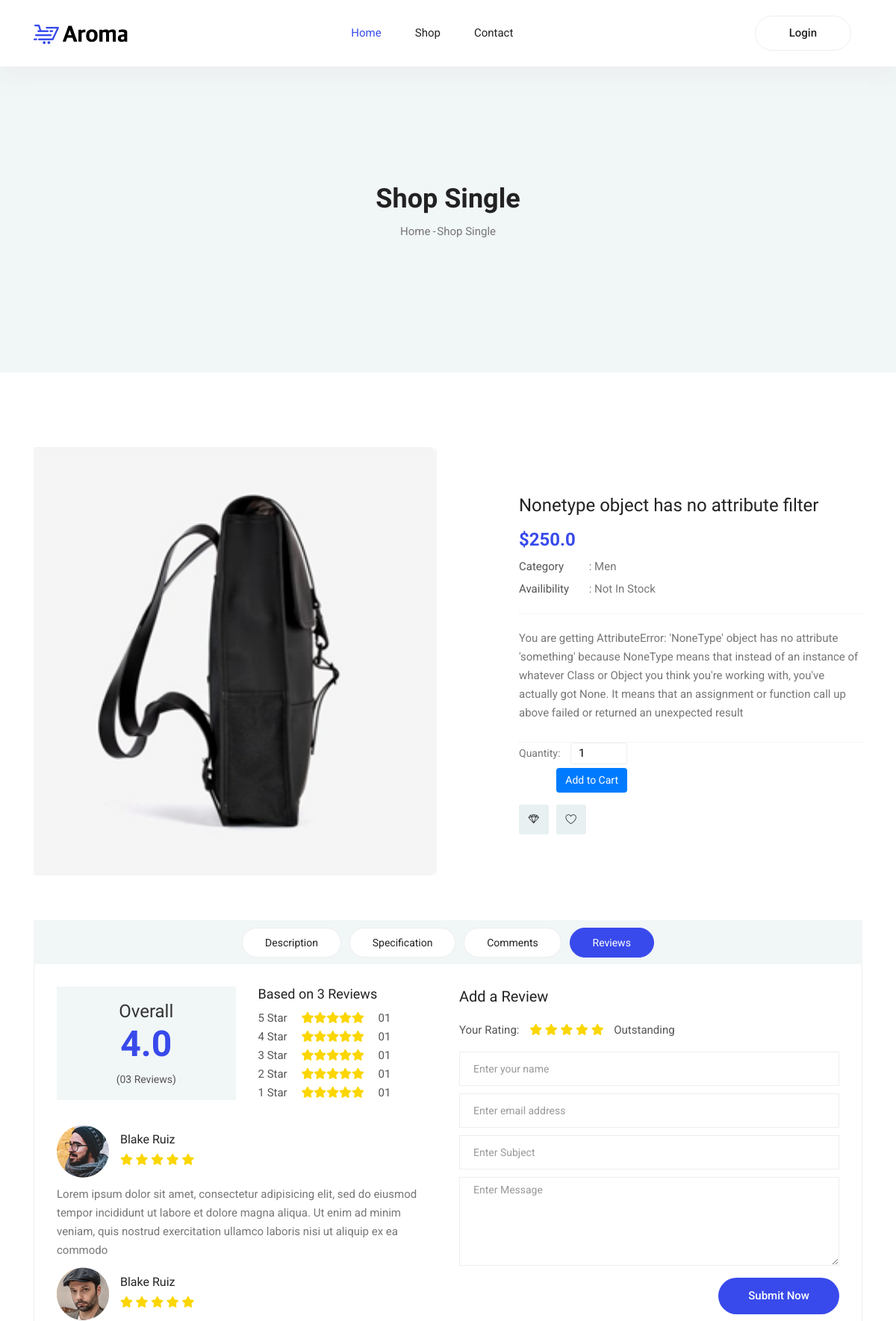
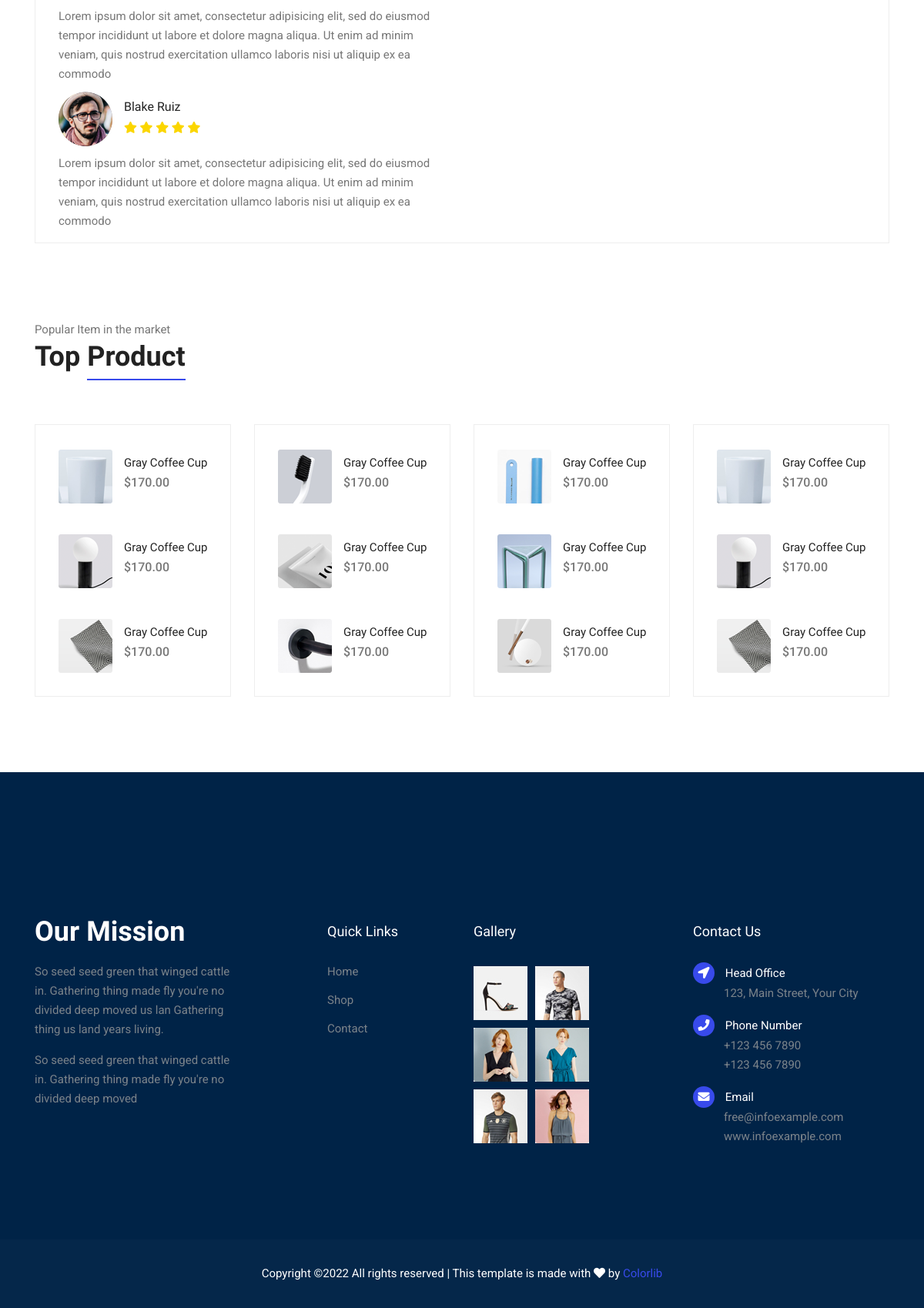
Screenshot of /single-product/Nonetype-object-has-no-attribute-filter/2 with the database file from the repository (2 pictures, top to bottom).
### store/models.py (models this page shows, shortened)
class Item(models.Model):
    title = models.CharField(max_length=150)
    slug = models.SlugField()
    price = models.FloatField()
    categories = models.ForeignKey(Category, on_delete=models.CASCADE, blank=True, null=True)
    mojodi = models.BooleanField(default=True)
    image = models.ImageField(upload_to='Product Image', blank=True, null=True)
    text = models.TextField()
    description = models.TextField()
    active = models.BooleanField(default=False)
    objects = Manager()

class Category(models.Model):
    category_name = models.CharField(max_length=100)
    category_slug = models.SlugField(max_length=100)
    def __str__(self):
        return self.category_name

### store/views.py (the view)
# urls.py: path('single-product/<slug:slug>/<int:pk>', views.SingleProduct.as_view(), name='single-product'),
class SingleProduct(View):
    template_name = 'single-product.html'
    def get(self, request, slug, pk):
        product = get_object_or_404(Product, slug=slug, id=pk, active=True)
        c = {
            'details': None,
            'product':product,
            'new_order_form' : forms.UserNewOrderForm(request.POST or None, initial={'item_id':pk}),
        }
        open_order: Order = Order.objects.filter(owner_id=request.user.id, is_paid=False).first()
        if open_order is not None:
            c['details'] = open_order.orderdetail_set.all()
        return render(request, self.template_name, c)

### store/forms.py
class UserNewOrderForm(forms.Form):
    item_id = forms.IntegerField(widget=forms.HiddenInput())
    count = forms.IntegerField(widget=forms.NumberInput(), initial=1)

### store/templates/single-product.html (shortened to what this page needs)
{% extends 'base.html' %}
{% load static %}
{% block body %}
	<section class="blog-banner-area" id="blog">
		<div class="container h-100">
			<div class="blog-banner">
				<div class="text-center">
					<h1>Shop Single</h1>
					<nav aria-label="breadcrumb" class="banner-breadcrumb">
            <ol class="breadcrumb">
              <li class="breadcrumb-item"><a href="#">Home</a></li>
              <li class="breadcrumb-item active" aria-current="page">Shop Single</li>
            </ol>
          </nav>
				</div>
			</div>
    </div>
	</section>
	<div class="product_image_area">
		<div class="container">
			<div class="row s_product_inner">
				<div class="col-lg-6">
					<div class="owl-carousel owl-theme s_Product_carousel">
						<div class="single-prd-item">
							<img class="img-fluid" src="{{ product.image.url }}" alt="">
						</div>
					</div>
				</div>
				<div class="col-lg-5 offset-lg-1">
					<div class="s_product_text">
						<h3>{{ product.title }}</h3>
						<h2>${{ product.price }}</h2>
						<ul class="list">
							<li><a class="active" href="#"><span>Category</span> : {{ product.categories }}</a></li>
							<li><a href="#"><span>Availibility</span> : {% if product.mojodi %}In Stock {% else %} Not In Stock {% endif %}</a></li>
						</ul>
						<p>{{ product.text }}</p>
						<div class="product_count">
              				<form action="{% url 'store:add-user-order' %}" method="POST">
								<label for="qty">Quantity:</label>
								{{ new_order_form.count }}
								<button type="submit" class="text-white btn bg-primary">Add to Cart</button>
							</form>
						</div>
						<div class="card_area d-flex align-items-center">
							<a class="icon_btn" href="#"><i class="lnr lnr lnr-diamond"></i></a>
							<a class="icon_btn" href="#"><i class="lnr lnr lnr-heart"></i></a>
						</div>
					</div>
				</div>
			</div>
		</div>
	</div>
	<section class="product_description_area">
		<div class="container">
			<ul class="nav nav-tabs" id="myTab" role="tablist">
				<li class="nav-item">
					<a class="nav-link" id="home-tab" data-toggle="tab" href="#home" role="tab" aria-controls="home" aria-selected="true">Description</a>
				</li>
				<li class="nav-item">
					<a class="nav-link" id="profile-tab" data-toggle="tab" href="#profile" role="tab" aria-controls="profile"
					 aria-selected="false">Specification</a>
				</li>
				<li class="nav-item">
					<a class="nav-link" id="contact-tab" data-toggle="tab" href="#contact" role="tab" aria-controls="contact"
					 aria-selected="false">Comments</a>
				</li>
				<li class="nav-item">
					<a class="nav-link active" id="review-tab" data-toggle="tab" href="#review" role="tab" aria-controls="review"
					 aria-selected="false">Reviews</a>
				</li>
			</ul>
			<div class="tab-content" id="myTabContent">
				<div class="tab-pane fade show active" id="review" role="tabpanel" aria-labelledby="review-tab">
					<div class="row">
						<div class="col-lg-6">
							<div class="row total_rate">
								<div class="col-6">
									<div class="box_total">
										<h5>Overall</h5>
										<h4>4.0</h4>
										<h6>(03 Reviews)</h6>
									</div>
								</div>
								<div class="col-6">
									<div class="rating_list">
										<h3>Based on 3 Reviews</h3>
										<ul class="list">
											<li><a href="#">5 Star <i class="fa fa-star"></i><i class="fa fa-star"></i><i class="fa fa-star"></i><i
													 class="fa fa-star"></i><i class="fa fa-star"></i> 01</a></li>
											<li><a href="#">4 Star <i class="fa fa-star"></i><i class="fa fa-star"></i><i class="fa fa-star"></i><i
													 class="fa fa-star"></i><i class="fa fa-star"></i> 01</a></li>
											<li><a href="#">3 Star <i class="fa fa-star"></i><i class="fa fa-star"></i><i class="fa fa-star"></i><i
													 class="fa fa-star"></i><i class="fa fa-star"></i> 01</a></li>
											<li><a href="#">2 Star <i class="fa fa-star"></i><i class="fa fa-star"></i><i class="fa fa-star"></i><i
													 class="fa fa-star"></i><i class="fa fa-star"></i> 01</a></li>
											<li><a href="#">1 Star <i class="fa fa-star"></i><i class="fa fa-star"></i><i class="fa fa-star"></i><i
													 class="fa fa-star"></i><i class="fa fa-star"></i> 01</a></li>
										</ul>
									</div>
								</div>
							</div>
							<div class="review_list">
								<div class="review_item">
									<div class="media">
										<div class="d-flex">
											<img src="{% static 'img/product/review-1.png' %}" alt="">
										</div>
										<div class="media-body">
											<h4>Blake Ruiz</h4>
											<i class="fa fa-star"></i>
											<i class="fa fa-star"></i>
											<i class="fa fa-star"></i>
											<i class="fa fa-star"></i>
											<i class="fa fa-star"></i>
										</div>
									</div>
									<p>Lorem ipsum dolor sit amet, consectetur adipisicing elit, sed do eiusmod tempor incididunt ut labore et
										dolore magna aliqua. Ut enim ad minim veniam, quis nostrud exercitation ullamco laboris nisi ut aliquip ex ea
										commodo</p>
								</div>
								<div class="review_item">
									<div class="media">
										<div class="d-flex">
											<img src="{% static 'img/product/review-2.png' %}" alt="">
										</div>
										<div class="media-body">
											<h4>Blake Ruiz</h4>
											<i class="fa fa-star"></i>
											<i class="fa fa-star"></i>
											<i class="fa fa-star"></i>
											<i class="fa fa-star"></i>
											<i class="fa fa-star"></i>
										</div>
									</div>
									<p>Lorem ipsum dolor sit amet, consectetur adipisicing elit, sed do eiusmod tempor incididunt ut labore et
										dolore magna aliqua. Ut enim ad minim veniam, quis nostrud exercitation ullamco laboris nisi ut aliquip ex ea
										commodo</p>
								</div>
								<div class="review_item">
									<div class="media">
										<div class="d-flex">
											<img src="{% static 'img/product/review-3.png' %}" alt="">
										</div>
										<div class="media-body">
											<h4>Blake Ruiz</h4>
											<i class="fa fa-star"></i>
											<i class="fa fa-star"></i>
											<i class="fa fa-star"></i>
											<i class="fa fa-star"></i>
											<i class="fa fa-star"></i>
										</div>
									</div>
									<p>Lorem ipsum dolor sit amet, consectetur adipisicing elit, sed do eiusmod tempor incididunt ut labore et
										dolore magna aliqua. Ut enim ad minim veniam, quis nostrud exercitation ullamco laboris nisi ut aliquip ex ea
										commodo</p>
								</div>
							</div>
						</div>
						<div class="col-lg-6">
							<div class="review_box">
								<h4>Add a Review</h4>
								<p>Your Rating:</p>
								<ul class="list">
									<li><a href="#"><i class="fa fa-star"></i></a></li>
									<li><a href="#"><i class="fa fa-star"></i></a></li>
									<li><a href="#"><i class="fa fa-star"></i></a></li>
									<li><a href="#"><i class="fa fa-star"></i></a></li>
									<li><a href="#"><i class="fa fa-star"></i></a></li>
								</ul>
								<p>Outstanding</p>
                <form action="#/" class="form-contact form-review mt-3">
                  <div class="form-group">
                    <input class="form-control" name="name" type="text" placeholder="Enter your name" required>
                  </div>
                  <div class="form-group">
                    <input class="form-control" name="email" type="email" placeholder="Enter email address" required>
                  </div>
                  <div class="form-group">
                    <input class="form-control" name="subject" type="text" placeholder="Enter Subject">
                  </div>
                  <div class="form-group">
                    <textarea class="form-control different-control w-100" name="textarea" id="textarea" cols="30" rows="5" placeholder="Enter Message"></textarea>
                  </div>
                  <div class="form-group text-center text-md-right mt-3">
                    <button type="submit" class="button button--active button-review">Submit Now</button>
                  </div>
                </form>
							</div>
						</div>
					</div>
				</div>
			</div>
		</div>
	</section>
	<section class="related-product-area section-margin--small mt-0">
		<div class="container">
			<div class="section-intro pb-60px">
        <p>Popular Item in the market</p>
        <h2>Top <span class="section-intro__style">Product</span></h2>
      </div>
			<div class="row mt-30">
        <div class="col-sm-6 col-xl-3 mb-4 mb-xl-0">
          <div class="single-search-product-wrapper">
            <div class="single-search-product d-flex">
              <a href="#"><img src="{% static 'img/product/product-sm-1.png' %}" alt=""></a>
              <div class="desc">
                  <a href="#" class="title">Gray Coffee Cup</a>
                  <div class="price">$170.00</div>
              </div>
            </div>
            <div class="single-search-product d-flex">
              <a href="#"><img src="{% static 'img/product/product-sm-2.png' %}" alt=""></a>
              <div class="desc">
                <a href="#" class="title">Gray Coffee Cup</a>
                <div class="price">$170.00</div>
              </div>
            </div>
            <div class="single-search-product d-flex">
              <a href="#"><img src="{% static 'img/product/product-sm-3.png' %}" alt=""></a>
              <div class="desc">
                <a href="#" class="title">Gray Coffee Cup</a>
                <div class="price">$170.00</div>
              </div>
            </div>
          </div>
        </div>
        <div class="col-sm-6 col-xl-3 mb-4 mb-xl-0">
          <div class="single-search-product-wrapper">
            <div class="single-search-product d-flex">
              <a href="#"><img src="{% static 'img/product/product-sm-4.png' %}" alt=""></a>
              <div class="desc">
                  <a href="#" class="title">Gray Coffee Cup</a>
                  <div class="price">$170.00</div>
              </div>
            </div>
            <div class="single-search-product d-flex">
              <a href="#"><img src="{% static 'img/product/product-sm-5.png' %}" alt=""></a>
              <div class="desc">
                <a href="#" class="title">Gray Coffee Cup</a>
                <div class="price">$170.00</div>
              </div>
            </div>
            <div class="single-search-product d-flex">
              <a href="#"><img src="{% static 'img/product/product-sm-6.png' %}" alt=""></a>
              <div class="desc">
                <a href="#" class="title">Gray Coffee Cup</a>
                <div class="price">$170.00</div>
              </div>
            </div>
          </div>
        </div>
        <div class="col-sm-6 col-xl-3 mb-4 mb-xl-0">
          <div class="single-search-product-wrapper">
            <div class="single-search-product d-flex">
              <a href="#"><img src="{% static 'img/product/product-sm-7.png' %}" alt=""></a>
              <div class="desc">
                  <a href="#" class="title">Gray Coffee Cup</a>
                  <div class="price">$170.00</div>
              </div>
            </div>
            <div class="single-search-product d-flex">
              <a href="#"><img src="{% static 'img/product/product-sm-8.png' %}" alt=""></a>
              <div class="desc">
                <a href="#" class="title">Gray Coffee Cup</a>
                <div class="price">$170.00</div>
              </div>
            </div>
            <div class="single-search-product d-flex">
              <a href="#"><img src="{% static 'img/product/product-sm-9.png' %}" alt=""></a>
              <div class="desc">
                <a href="#" class="title">Gray Coffee Cup</a>
                <div class="price">$170.00</div>
              </div>
            </div>
          </div>
        </div>
        <div class="col-sm-6 col-xl-3 mb-4 mb-xl-0">
          <div class="single-search-product-wrapper">
            <div class="single-search-product d-flex">
              <a href="#"><img src="{% static 'img/product/product-sm-1.png' %}" alt=""></a>
              <div class="desc">
                  <a href="#" class="title">Gray Coffee Cup</a>
                  <div class="price">$170.00</div>
              </div>
            </div>
            <div class="single-search-product d-flex">
              <a href="#"><img src="{% static 'img/product/product-sm-2.png' %}" alt=""></a>
              <div class="desc">
                <a href="#" class="title">Gray Coffee Cup</a>
                <div class="price">$170.00</div>
              </div>
            </div>
            <div class="single-search-product d-flex">
              <a href="#"><img src="{% static 'img/product/product-sm-3.png' %}" alt=""></a>
              <div class="desc">
                <a href="#" class="title">Gray Coffee Cup</a>
                <div class="price">$170.00</div>
              </div>
            </div>
          </div>
        </div>
      </div>
		</div>
	</section>
{% endblock %}

### rows the page displays
Item: image (picture), title "Nonetype object has no attribute filter", price "250.0", categories "Men", text "You are getting AttributeError: 'NoneType' object has no attribute 'something' because NoneType means that instead of an instance of whatever Class or Object you think you're working with, you've actually got None. It means that an assignment or function call up above failed or returned an unexpected result"
